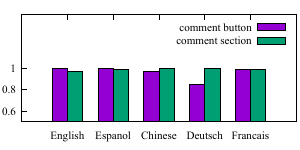

Write gnuplot code to recreate this figure.
set encoding utf8
set terminal pdf size 3, 1.5 font "Times-New-Roman,12"
set output 'internationalization.pdf'

set style data histogram
set style histogram cluster gap 1
set lmargin at screen 0.07;
set rmargin at screen 0.99;

set style fill solid border rgb "black"
set auto x
set yrange [0.5:1.5]
set ytics 0.2,0.2,1 nomirror
plot 'internationalization.txt' using 4:xtic(1) title col, \
        '' using 7:xtic(1) title col